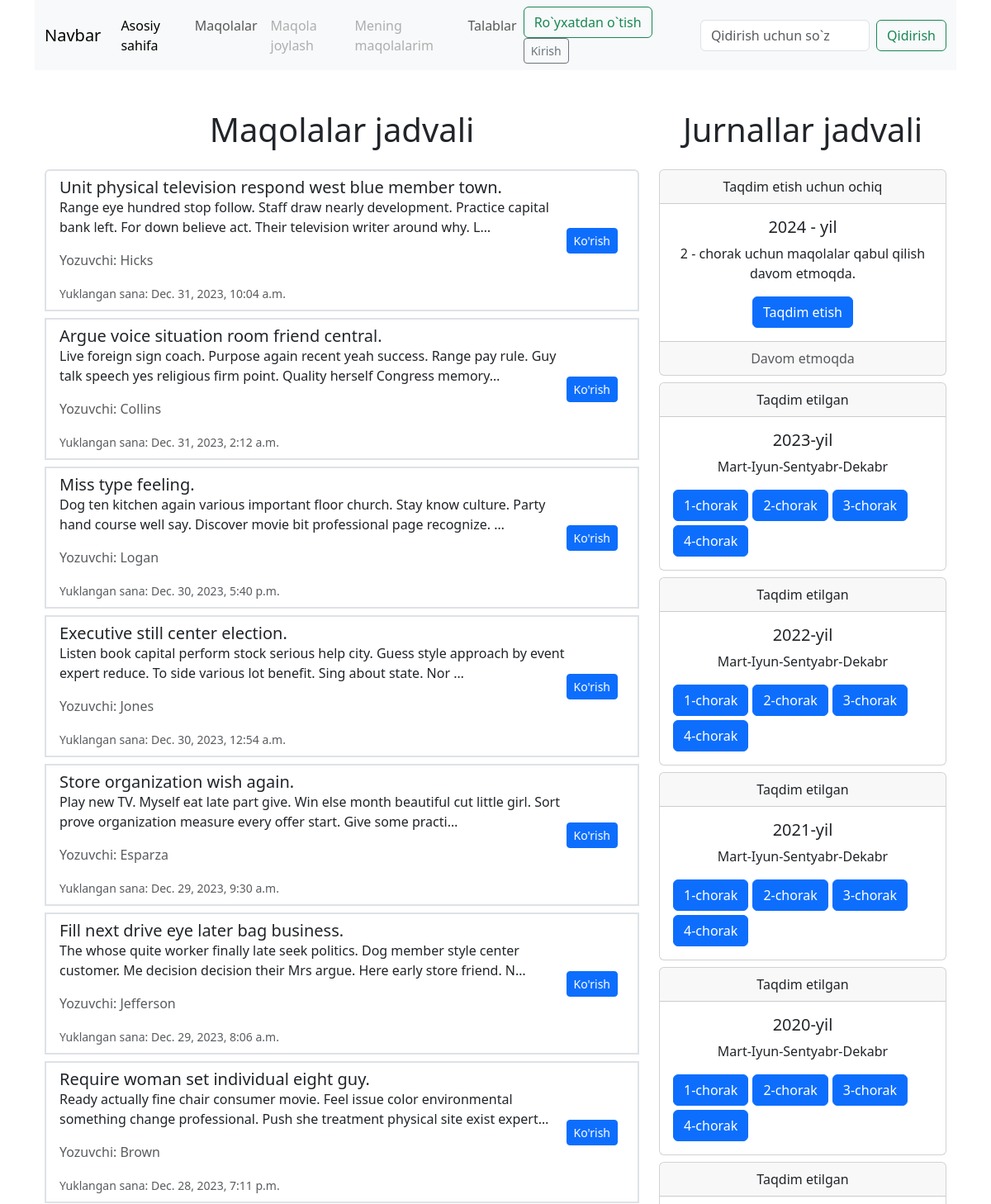
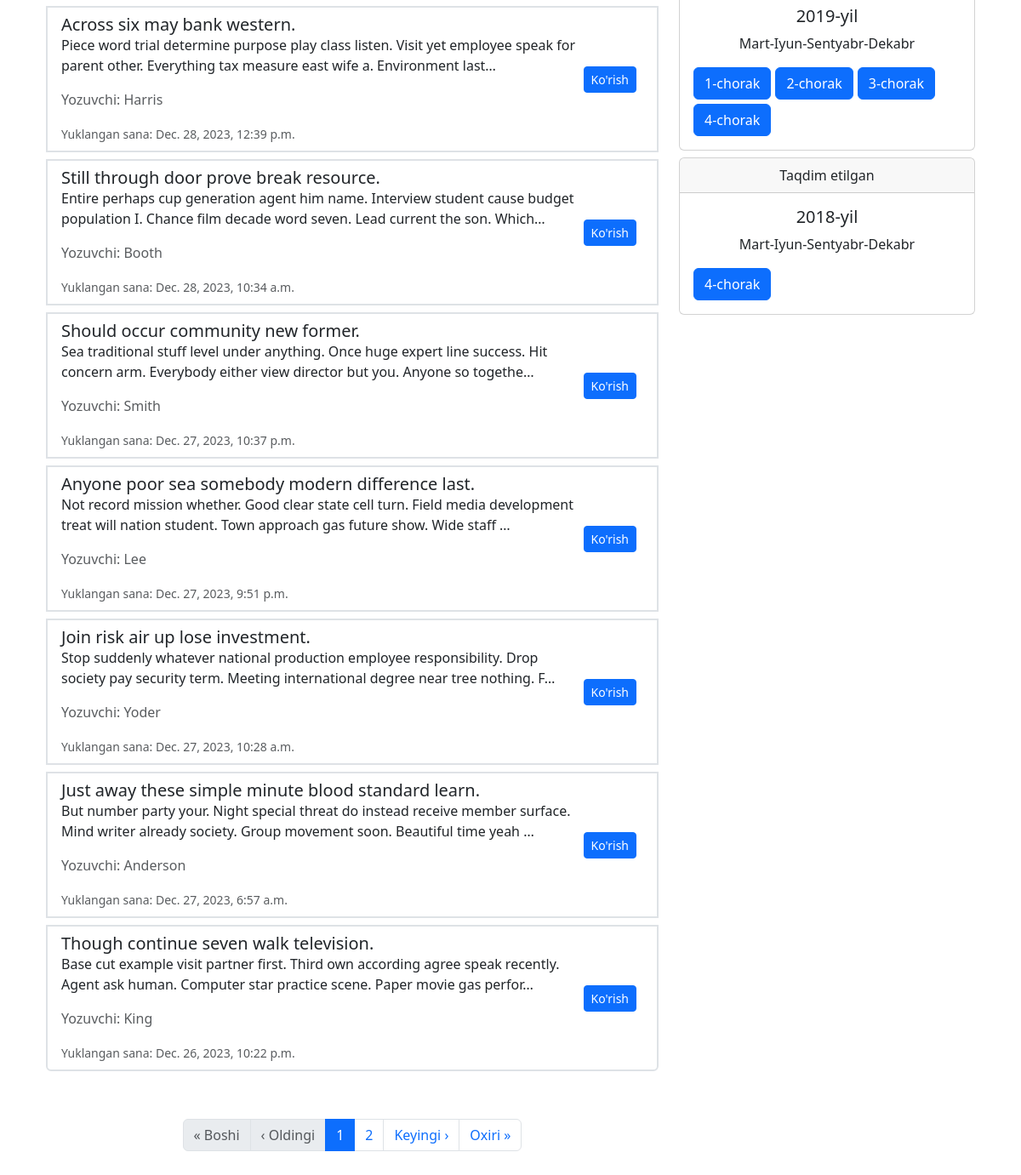
The app's page /articles/ with its own data (2 pictures, top to bottom).
### articles/models.py (models this page shows, shortened)
class Article(models.Model):
    user = models.ForeignKey(User, on_delete=models.CASCADE)
    title = models.CharField(max_length=255)
    description = models.TextField()
    reason = models.TextField(default="Kiritilmagan")
    file_url = models.FileField(upload_to='article_files/')
    status = models.IntegerField(default=0)
    created_at = models.DateTimeField(auto_now_add=True)
    updated_at = models.DateTimeField(auto_now=True)

### accounts/models.py (models this page shows, shortened)
class User(AbstractUser):
    firstname = models.CharField(max_length=100)
    lastname = models.CharField(max_length=100)
    email = models.EmailField()
    institution = models.CharField(max_length=250)
    city = models.CharField(max_length=250)
    country = models.CharField(max_length=250)
    academic_degree = models.CharField(max_length=255)

### articles/views.py (the view, shortened to what this page needs)
# urls.py: path('', views.article_list, name='list_article'),
def article_list(request):
    query = request.GET.get('q')
    search_year = request.GET.get('search_year')
    search_issue = request.GET.get('search_issue')
    last_quarter_start, last_quarter_end = get_last_quarter_dates()
    if query:
        articles = Article.objects.filter(
            status=1
        ).filter(
            Q(title__icontains=query) |
            Q(description__icontains=query)
        ).filter(
            created_at__lt=last_quarter_start  # Exclude articles from last quarter
        ).order_by('-created_at')
    else:
        articles = Article.objects.filter(status=1).all().filter(
            created_at__lt=last_quarter_start  # Exclude articles from last quarter
        ).order_by('-created_at')
    if search_year:
        articles = articles.filter(created_at__year=search_year)
    paginator = Paginator(articles, 14)  # 14 articles per page
    page = request.GET.get('page')
    try:
        articles = paginator.page(page)
    except PageNotAnInteger:
        articles = paginator.page(1)
    except EmptyPage:
        articles = paginator.page(paginator.num_pages)
    articles_years = Article.objects.filter(status=1).all().filter(
            created_at__lt=last_quarter_start  # Exclude articles from last quarter
        ).values_list('created_at__year')
    articles_months = Article.objects.filter(status=1).all().filter(
            created_at__lt=last_quarter_start  # Exclude articles from last quarter
        ).values_list('created_at__year', 'created_at__month')
    issues_years = {i[0]: set() for i in articles_years}
    for year, month in articles_months:
        if month < 4:
            issues_years[year].add(1)
        elif month < 7:
            issues_years[year].add(2)
        elif month < 10:
            issues_years[year].add(3)
        else:
            issues_years[year].add(4)
    issues_years = dict(sorted(issues_years.items(), reverse=True))
    now_year = datetime.now().year
    now_month = datetime.now().month
    if now_month < 4:
        now_issue = 1
    elif now_month < 7:
        now_issue = 2
    elif now_month < 10:
        now_issue = 3
    else:
        now_issue = 4
    return render(request, 'user/pages/article_list.html', {'articles': articles, 'issues': issues_years, 'now_year': now_year, "now_issue": now_issue})

### articles/additional_functions.py (called while the page is built)
def get_last_quarter_dates():
    today = timezone.now()
    quarter = (today.month - 1) // 3 + 1
    last_quarter_start = datetime(today.year, ((quarter - 2) % 4) * 3 + 1, 1)
    last_quarter_end = last_quarter_start.replace(month=last_quarter_start.month + 3) - timedelta(days=1)
    return last_quarter_start, last_quarter_end

### templates/user/pages/article_list.html (shortened to what this page needs)
{% extends 'user/master.html' %}
{% block content %}
<div class="container">
    <div class="row">
        <div class="col-md-8">
            <h1 class="text-center mt-5 mb-4">Maqolalar jadvali</h1>
            <ul class="list-group">
                {% for article in articles %}
                    <li class="list-group-item mb-2 border-2">
                        <div class="d-flex justify-content-between align-items-center">
                            <div>
                                <h5 class="mb-0">{{ article.title }}</h5>
                                <p>{{ article.description|truncatechars:150 }}</p>
                                <p class="text-muted">Yozuvchi: {{ article.user.lastname }}</p>
                                <small class="text-muted">Yuklangan sana: {{ article.created_at }}</small>
                          </div>
                        <div>
                            <a href="{% url 'article_detail' article_id=article.id %}" class="btn btn-sm btn-primary me-2">Ko'rish</a>
                        </div>
                        </div>
                    </li>
                {% endfor %}
            </ul>
            <nav aria-label="Page navigation example" class="m-5">
              <ul class="pagination justify-content-center">
                <li class="page-item">
                  <a class="page-link {% if not articles.has_previous %}disabled{% endif %}" href="?page={% if not articles.has_previous %}1{% endif %}"> &laquo; Boshi</a>
                </li>
                <li class="page-item {% if not articles.has_previous %}disabled{% endif %}">
                  <a class="page-link" href="?page={% if articles.has_previous %}{{ articles.previous_page_number }}{% endif %}">&lsaquo; Oldingi</a>
                </li>
                {% for page in articles.paginator.page_range %}
                  {% if page == articles.number %}
                    <li class="page-item active"><a class="page-link" href="?page={{ page }}">{{ page }}</a></li>
                  {% elif page > articles.number|add:'-2' and page < articles.number|add:'2' %}
                    <li class="page-item"><a class="page-link" href="?page={{ page }}">{{ page }}</a></li>
                  {% endif %}
                {% endfor %}
                <li class="page-item {% if not articles.has_next %}disabled{% endif %}">
                  <a class="page-link" href="?page={% if articles.has_next %}{{ articles.next_page_number }}{% endif %}">Keyingi &rsaquo;</a>
                </li>
                <li class="page-item {% if not articles.has_next %}disabled{% endif %}">
                  <a class="page-link" href="?page={{ articles.paginator.num_pages }}">Oxiri &raquo;</a>
                </li>
              </ul>
            </nav>
        </div>
        <div class="col-md-4">
            <h1 class="text-center mt-5 mb-4">Jurnallar jadvali</h1>
            <div class="card text-center">
              <div class="card-header">
                Taqdim etish uchun ochiq
              </div>
              <div class="card-body">
                <h5 class="card-title">{{ now_year}} - yil</h5>
                <p class="card-text">{{ now_issue }} - chorak uchun maqolalar qabul qilish davom etmoqda.</p>
                <a href="{% url 'create_article' %}" class="btn btn-primary">Taqdim etish</a>
              </div>
              <div class="card-footer text-body-secondary">
                Davom etmoqda
              </div>
            </div>
            {% for year, months in issues.items %}
            <div class="card text-center mt-2 mb-2">
              <div class="card-header">
                Taqdim etilgan
              </div>
              <div class="card-body">
                <h5 class="card-title">{{ year }}-yil</h5>
                <p class="card-text">Mart-Iyun-Sentyabr-Dekabr</p>
                <div class="d-flex align-items-center" style="column-gap: 5px; row-gap: 5px; flex-wrap: wrap">
                  {% for month in months %}
                      <a href="{% url 'list_article' %}?search_year={{ year }}&search_issue={{ month }}" class="btn btn-primary text-nowrap">{{ month }}-chorak</a>
                  {% endfor %}
                </div>
              </div>
            </div>
            {% endfor %}
        </div>
    </div>
</div>
{% endblock content %}

### records on screen
Article: title "Unit physical television respond west blue member town.", description "Range eye hundred stop follow. Staff draw nearly development. Practice capital bank left. For down believe act. Their television writer around why. L…", user.lastname "Hicks", created_at "Dec. 31, 2023, 10:04 a.m."
Article: title "Argue voice situation room friend central.", description "Live foreign sign coach. Purpose again recent yeah success. Range pay rule. Guy talk speech yes religious firm point. Quality herself Congress memory…", user.lastname "Collins", created_at "Dec. 31, 2023, 2:12 a.m."
Article: title "Miss type feeling.", description "Dog ten kitchen again various important floor church. Stay know culture. Party hand course well say. Discover movie bit professional page recognize. …", user.lastname "Logan", created_at "Dec. 30, 2023, 5:40 p.m."
Article: title "Executive still center election.", description "Listen book capital perform stock serious help city. Guess style approach by event expert reduce. To side various lot benefit. Sing about state. Nor …", user.lastname "Jones", created_at "Dec. 30, 2023, 12:54 a.m."
Article: title "Store organization wish again.", description "Play new TV. Myself eat late part give. Win else month beautiful cut little girl. Sort prove organization measure every offer start. Give some practi…", user.lastname "Esparza", created_at "Dec. 29, 2023, 9:30 a.m."
Article: title "Fill next drive eye later bag business.", description "The whose quite worker finally late seek politics. Dog member style center customer. Me decision decision their Mrs argue. Here early store friend. N…", user.lastname "Jefferson", created_at "Dec. 29, 2023, 8:06 a.m."
Article: title "Require woman set individual eight guy.", description "Ready actually fine chair consumer movie. Feel issue color environmental something change professional. Push she treatment physical site exist expert…", user.lastname "Brown", created_at "Dec. 28, 2023, 7:11 p.m."
Article: title "Across six may bank western.", description "Piece word trial determine purpose play class listen. Visit yet employee speak for parent other. Everything tax measure east wife a. Environment last…", user.lastname "Harris", created_at "Dec. 28, 2023, 12:39 p.m."
Article: title "Still through door prove break resource.", description "Entire perhaps cup generation agent him name. Interview student cause budget population I. Chance film decade word seven. Lead current the son. Which…", user.lastname "Booth", created_at "Dec. 28, 2023, 10:34 a.m."
Article: title "Should occur community new former.", description "Sea traditional stuff level under anything. Once huge expert line success. Hit concern arm. Everybody either view director but you. Anyone so togethe…", user.lastname "Smith", created_at "Dec. 27, 2023, 10:37 p.m."
Article: title "Anyone poor sea somebody modern difference last.", description "Not record mission whether. Good clear state cell turn. Field media development treat will nation student. Town approach gas future show. Wide staff …", user.lastname "Lee", created_at "Dec. 27, 2023, 9:51 p.m."
Article: title "Join risk air up lose investment.", description "Stop suddenly whatever national production employee responsibility. Drop society pay security term. Meeting international degree near tree nothing. F…", user.lastname "Yoder", created_at "Dec. 27, 2023, 10:28 a.m."
Article: title "Just away these simple minute blood standard learn.", description "But number party your. Night special threat do instead receive member surface. Mind writer already society. Group movement soon. Beautiful time yeah …", user.lastname "Anderson", created_at "Dec. 27, 2023, 6:57 a.m."
Article: title "Though continue seven walk television.", description "Base cut example visit partner first. Third own according agree speak recently. Agent ask human. Computer star practice scene. Paper movie gas perfor…", user.lastname "King", created_at "Dec. 26, 2023, 10:22 p.m."

### other values on screen
{{ page }} "1"
{{ page }} "2"
{{ now_issue }} "2"
{{ year }} "2023" "2022" "2021" "2020" "2019" "2018"
{{ month }} "1" "2" "3" "4" "1" "2" "3" "4" "1" "2" "3" "4" "1" "2" "3" "4" "1" "2" "3" "4" "4"
